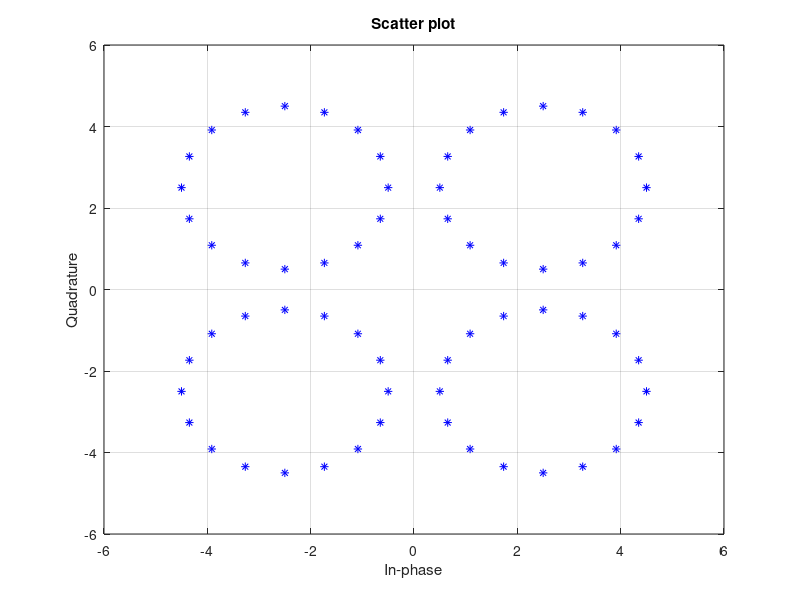

Write MATLAB code to recreate this figure.
clear;
close all;
th = 0:pi/8:2*pi - pi/8;
inphase = 2 * cos(th) - 2.5;
quadr = 2 * sin(th) + 2.5;
inphase = [inphase; -inphase; inphase; -inphase]; 
inphase = inphase(:);
quadr = [quadr; -quadr; -quadr; quadr];
quadr = quadr(:);
const = inphase + 1i*quadr;
A = sum((abs(const)).^2)/length(const);
a = abs((-2.5 + 4.5i) - (-1.73463 + 4.34776i))/2;
scatterplot(const,1,0,'b*');
grid on;
%set(gcf,'color','w');
%ax = gca;
%ax.Color = 'w';
%ax.XColor = 'k';
%ax.YColor = 'k';
%ax.GridAlpha = 0.7;
%ax.GridColor = 'k';
%ax.GridLineStyle = '--';